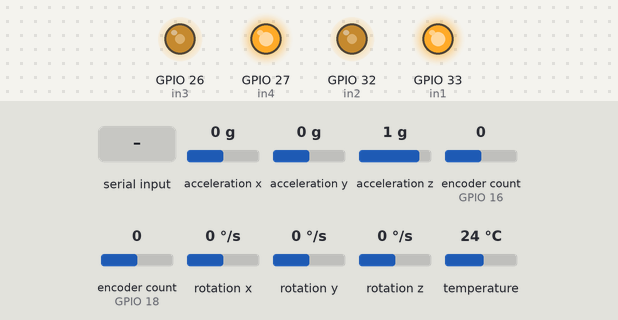
The program below on a simulated ESP32. Parts: output pins drawn as LEDs (lit = HIGH). The test bench sets the inputs (shaded band); at power-on: acceleration x 0 g, acceleration y 0 g, acceleration z 1 g, encoder count (sensors on GPIO 16, GPIO 18) 0, rotation x 0 °/s, rotation y 0 °/s, rotation z 0 °/s, temperature 24 °C. What the program prints to the serial monitor is not drawn.

Above: at 1.2 s.
1.3 s: "Te\n" received over Serial
At 2.4 s:
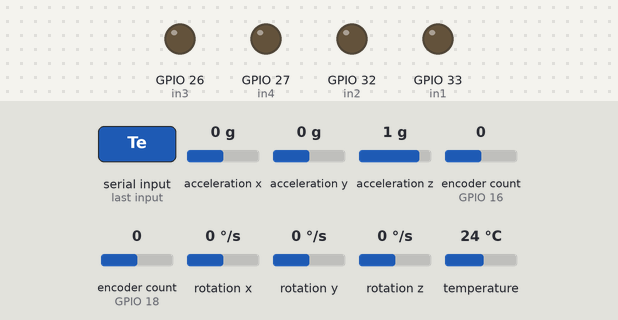
2.8 s: "30 150 10 200 45 90\n" received over Serial
Timing chart, 0 to 5.8 s (numbered marks = the images above; inputs shaded):
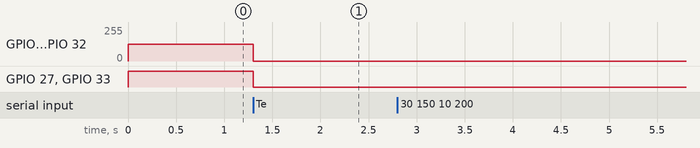

The program:

main.cpp
```cpp
#include <Arduino.h>
#include <String.h>
#include <Adafruit_MPU6050.h>
#include <Adafruit_Sensor.h>
#include <Wire.h>
#include <math.h>
#include <ESP32Encoder.h>

Adafruit_MPU6050 mpu;
sensors_event_t a, g, temp;
double angle_acc;
double angle_acc_p = 0;
double angle_acc_fil;

char FlagCalcul = 0;
float Te = 10;   // période d'échantillonage en ms
float Tau = 100; // constante de temps du filtre en ms
float theta_g, theta_gf, theta_w, theta_wf, theta_somme, theta_equilibre = -0.04;
float kd = 0, kp = 0, erreur, commande;
float offsetC = 0.15;
float theta_consigne = 0 + theta_equilibre;
float deriv_erreur;
static float erreur_precedente = 0;
float rapportcycliqueA, rapportcycliqueB, alpha1, alpha2;
// vitesse :
float erreurvit, vit_GObs, vit_GObsf, vit_DObs, vit_DObsf, vit_Obs, TrA, TrB, kpvit, vit_consigne = 0, kpvit_cmd, kdvit, deriv_erreurvit, erreurvit_precedente;

// encoderus :
ESP32Encoder encoder;
ESP32Encoder encoder2;
long encodeur, encodeur2;

//  moteurs :
const int in1 = 33;
const int in2 = 32;
const int in3 = 26;
const int in4 = 27;
int frequence = 20000;
int canal0 = 0;
int canal1 = 1;
int canal2 = 2;
int canal3 = 3;
int resolution = 10;
// coefficient du filtre
float A, B, seuil;

void controle(void *parameters)
{
  TickType_t xLastWakeTime;
  xLastWakeTime = xTaskGetTickCount();
  while (1)
  {
    /*********************************************************************************
                 Mesure position angulaire
    **********************************************************************************/
    mpu.getEvent(&a, &g, &temp);
    theta_g = atan2(a.acceleration.y, a.acceleration.x);
    theta_gf = A * theta_g + B * theta_gf;
    theta_w = -Tau / 1000 * g.gyro.z;
    theta_wf = A * theta_w + B * theta_wf;
    theta_somme = theta_gf + theta_wf;

    /*********************************************************************************
                 Asserv pos angulaire : calcul grandeur de commande
    **********************************************************************************/
    theta_consigne = 0 + theta_equilibre;
    // calcul de l'erreur et sa derivée
    erreur = theta_consigne - theta_somme;
    deriv_erreur = (erreur - erreur_precedente) / (Te / 1000);
    erreur_precedente = erreur;
    // calcul de a commande  = K * erreur + Kd * deriver erreur
    // commande = kp*erreur+ kd*deriv_erreur;
    // calcul de a commande  = K * erreur - Kd * rotation angulaire z:
    commande = kp * erreur + kd * g.gyro.z;

    // Compensation frottements sec :
    if (commande > 0)
    {
      commande = commande + offsetC;
    }
    else if (commande < 0)
    {
      commande = commande - offsetC;
    }
    // saturation :
    if (commande > 0.5)
    {
      commande = 0.5;
    }
    else if (commande < -0.5)
    {
      commande = -0.5;
    }

    /*********************************************************************************
                                     Asserv Vitesse
    **********************************************************************************/
    // Mesure Vitesse :
    float encodeurp;
    float encodeur2p;
    encodeur = encoder.getCount();
    encodeur2 = encoder2.getCount();
    TrA = (encodeur - encodeurp) / 680.0;
    TrB = (encodeur2 - encodeur2p) / 680.0;
    encodeurp = encodeur;
    encodeur2p = encodeur2;

    vit_DObs = TrA / (Te / 1000);
    vit_GObs = TrB / (Te / 1000);

    // Filtre Pr Vitesse :
    vit_DObsf = vit_DObs * A + B * vit_DObsf;
    vit_GObsf = vit_GObs * A + B * vit_GObsf;

    vit_Obs = (vit_DObsf + vit_GObsf) / 2;

    // AsserVitesse //:

    erreurvit = vit_consigne - vit_Obs;
    deriv_erreurvit = (erreurvit - erreurvit_precedente) / (Te / 1000);
    erreurvit_precedente = erreurvit;
    kpvit_cmd = kpvit * erreurvit + kdvit * deriv_erreurvit;
    // Saturation theta consigne :
    theta_consigne = kpvit_cmd;

    if (theta_consigne > 0.09)
    {
      theta_consigne = 0.09;
    }
    else if (theta_consigne < -0.09)
    {
      theta_consigne = -0.09;
    }

    // controle des PWM :

    // tourne moteur A
    alpha1 = 0.5 + commande;
    alpha2 = 0.5 - commande;

    rapportcycliqueA = 1023 * alpha1;
    rapportcycliqueB = 1023 * alpha2;

    ledcWrite(canal0, rapportcycliqueA);
    ledcWrite(canal1, rapportcycliqueB);

    // tourne moteur B :
    ledcWrite(canal2, rapportcycliqueB);
    ledcWrite(canal3, rapportcycliqueA);

    FlagCalcul = 1;
    vTaskDelayUntil(&xLastWakeTime, pdMS_TO_TICKS(Te));
  }
}

void setup()
{

  // put your setup code here, to run once:
  Serial.begin(115200);
  //  Initialisation moteurs :
  ledcSetup(canal1, frequence, resolution);
  ledcSetup(canal2, frequence, resolution);
  ledcAttachPin(in1, canal0);
  ledcAttachPin(in2, canal1);
  ledcAttachPin(in3, canal2);
  ledcAttachPin(in4, canal3);

  // encodeurs :

  // pin 16 et 17:
  encoder.attachHalfQuad(16, 17);
  encoder.setCount(0);
  // pin 18 et 19:
  encoder2.attachHalfQuad(18, 19);
  encoder2.setCount(0);

  if (!mpu.begin())
  {
    Serial.println("Failed to find MPU6050 chip");
    while (1)
    {
      delay(10);
    }
  }
  Serial.println("MPU6050 Found!");

  xTaskCreate(
      controle,   // nom de la fonction
      "controle", // nom de la tache que nous venons de vréer
      10000,      // taille de la pile en octet
      NULL,       // parametre
      10,         // tres haut niveau de priorite
      NULL        // descripteur
  );

  // calcul coeff filtre
  A = 1 / (1 + Tau / Te);
  B = Tau / Te * A;
}

void reception(char ch)
{

  static int i = 0;
  static String chaine = "";
  String commande;
  String valeur;
  int index, length;

  if ((ch == 13) or (ch == 10))
  {
    index = chaine.indexOf(' ');
    length = chaine.length();
    if (index == -1)
    {
      commande = chaine;
      valeur = "";
    }
    else
    {
      commande = chaine.substring(0, index);
      valeur = chaine.substring(index + 1, length);
    }

    if (commande == "Tau")
    {
      Tau = valeur.toFloat();
      // calcul coeff filtre
      A = 1 / (1 + Tau / Te);
      B = Tau / Te * A;
    }
    if (commande == "Kp")
    {
      kp = valeur.toFloat();
    }
    if (commande == "Kd")
    {
      kd = valeur.toFloat();
    }
    if (commande == "Te")
    {
      Te = valeur.toInt();
      A = 1 / (1 + Tau / Te);
      B = Tau / Te * A;
    }

    if (commande == "Oc")
    {
      offsetC = valeur.toFloat();
    }

    if (commande == "Kpvit")
    {
      kpvit = valeur.toFloat();
    }
    if (commande == "Kdvit")
    {
      kdvit = valeur.toFloat();
    }
    if (commande == "vitcons")
    {
      vit_consigne = valeur.toFloat();
    }
    chaine = "";
  }
  else
  {
    chaine += ch;
  }
}

void loop()
{

  /*Print out the values */

  if (FlagCalcul == 1)
  {
    Serial.print(theta_somme);
    Serial.print(" ");
    Serial.print(theta_consigne);
    Serial.print("  ");
    Serial.print(vit_Obs);
    Serial.print("  ");
    Serial.print(vit_consigne);
    Serial.println("  ");

    FlagCalcul = 0;
  }
}

void serialEvent()
{
  while (Serial.available() > 0) // tant qu'il y a des caractères à lire
  {
    reception(Serial.read());
  }
}
```

Measured:
- after the input at 1.3 s, GPIO 26 (in3), GPIO 32 (in2): 127/255 → 0/255 at once; GPIO 27 (in4), GPIO 33 (in1): HIGH → LOW at once
